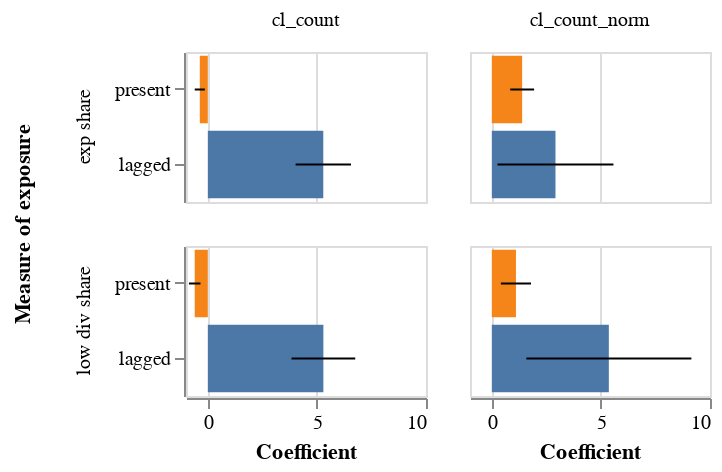

Notebook code cell kept with this figure:
### Code cell
base = (alt.Chart()
     .encode(y=alt.Y('temporal',sort=['present','lagged'],title=None)))


ch = (base
     .mark_bar()
     .encode(
         x='coefficient',
         color=alt.Color('temporal',legend=None)
            )
     ).properties(width=120,height=75)
err = (base
     .mark_errorbar(color='black')
     .encode(
         x=alt.X('min',title='Coefficient'),
         x2='max')
     ).properties(width=120,height=75)

reg_plot = alt.layer(ch,err,data=model_selected).facet(column=alt.Column(
    'indep',title=None),
                                            row=alt.Row('pred',sort=['exp','diversification'],
                                                       title='Measure of exposure'))

save_altair(reg_plot,'coeff_plot',driver)

reg_plot

### Figure 1 — Vega-Lite specification as saved in the notebook (floating-point values rounded to 4 significant figures)
{"config": {"view": {"continuousWidth": 400, "continuousHeight": 300}}, "data": {"name": "data-c52584650696b5c3a7bee835f86f8366"}, "facet": {"column": {"type": "nominal", "field": "indep", "title": null}, "row": {"type": "nominal", "field": "pred", "sort": ["exp", "diversification"], "title": "Measure of exposure"}}, "spec": {"layer": [{"mark": "bar", "encoding": {"color": {"type": "nominal", "field": "temporal", "legend": null}, "x": {"type": "quantitative", "field": "coefficient"}, "y": {"type": "nominal", "field": "temporal", "sort": ["present", "lagged"], "title": null}}, "height": 75, "width": 120}, {"mark": {"type": "errorbar", "color": "black"}, "encoding": {"x": {"type": "quantitative", "field": "min", "title": "Coefficient"}, "x2": {"field": "max"}, "y": {"type": "nominal", "field": "temporal", "sort": ["present", "lagged"], "title": null}}, "height": 75, "width": 120}]}, "$schema": "https://vega.github.io/schema/vega-lite/v4.8.1.json", "datasets": {"data-c52584650696b5c3a7bee835f86f8366": [{"index": "exposure_share_present", "coefficient": -0.3673, "min": -0.5984, "max": -0.1362, "indep": "cl_count", "pred": "exp share", "temporal": "present"}, {"index": "exposure_share_lagged", "coefficient": 5.292, "min": 4.023, "max": 6.562, "indep": "cl_count", "pred": "exp share", "temporal": "lagged"}, {"index": "low_div_share_present", "coefficient": 1.39, "min": 0.8418, "max": 1.938, "indep": "cl_count", "pred": "low div share", "temporal": "present"}, {"index": "low_div_share_lagged", "coefficient": 2.918, "min": 0.2608, "max": 5.574, "indep": "cl_count", "pred": "low div share", "temporal": "lagged"}, {"index": "exposure_share_present", "coefficient": -0.6008, "min": -0.8642, "max": -0.3374, "indep": "cl_count_norm", "pred": "exp share", "temporal": "present"}, {"index": "exposure_share_lagged", "coefficient": 5.296, "min": 3.836, "max": 6.756, "indep": "cl_count_norm", "pred": "exp share", "temporal": "lagged"}, {"index": "low_div_share_present", "coefficient": 1.106, "min": 0.4159, "max": 1.796, "indep": "cl_count_norm", "pred": "low div share", "temporal": "present"}, {"index": "low_div_share_lagged", "coefficient": 5.364, "min": 1.581, "max": 9.147, "indep": "cl_count_norm", "pred": "low div share", "temporal": "lagged"}]}}
